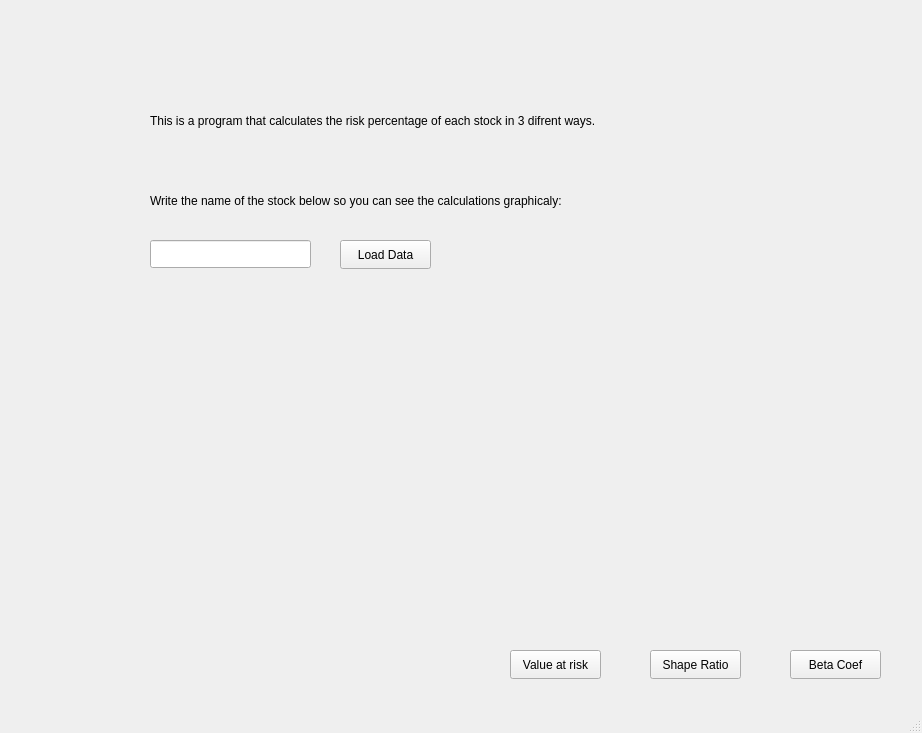
<?xml version="1.0" encoding="UTF-8"?>
<ui version="4.0">
 <class>MainWindow</class>
 <widget class="QMainWindow" name="MainWindow">
  <property name="geometry">
   <rect>
    <x>0</x>
    <y>0</y>
    <width>922</width>
    <height>733</height>
   </rect>
  </property>
  <property name="windowTitle">
   <string>Risk Calculator</string>
  </property>
  <widget class="QWidget" name="centralwidget">
   <widget class="QStackedWidget" name="stackedWidget">
    <property name="geometry">
     <rect>
      <x>10</x>
      <y>10</y>
      <width>901</width>
      <height>701</height>
     </rect>
    </property>
    <property name="currentIndex">
     <number>0</number>
    </property>
    <widget class="QWidget" name="page">
     <widget class="QLabel" name="label">
      <property name="geometry">
       <rect>
        <x>140</x>
        <y>70</y>
        <width>601</width>
        <height>81</height>
       </rect>
      </property>
      <property name="text">
       <string>This is a program that calculates the risk percentage of each stock in 3 difrent ways.</string>
      </property>
     </widget>
     <widget class="QPushButton" name="button1">
      <property name="geometry">
       <rect>
        <x>780</x>
        <y>640</y>
        <width>91</width>
        <height>29</height>
       </rect>
      </property>
      <property name="text">
       <string>Beta Coef</string>
      </property>
     </widget>
     <widget class="QLineEdit" name="stock_name">
      <property name="geometry">
       <rect>
        <x>140</x>
        <y>230</y>
        <width>161</width>
        <height>28</height>
       </rect>
      </property>
     </widget>
     <widget class="QLabel" name="label_2">
      <property name="geometry">
       <rect>
        <x>140</x>
        <y>170</y>
        <width>591</width>
        <height>41</height>
       </rect>
      </property>
      <property name="text">
       <string>Write the name of the stock below so you can see the calculations graphicaly:</string>
      </property>
     </widget>
     <widget class="QLabel" name="label_3">
      <property name="geometry">
       <rect>
        <x>190</x>
        <y>200</y>
        <width>571</width>
        <height>421</height>
       </rect>
      </property>
      <property name="text">
       <string/>
      </property>
      <property name="pixmap">
       <pixmap>transparent2.png</pixmap>
      </property>
      <property name="scaledContents">
       <bool>false</bool>
      </property>
     </widget>
     <widget class="QPushButton" name="button2">
      <property name="geometry">
       <rect>
        <x>640</x>
        <y>640</y>
        <width>91</width>
        <height>29</height>
       </rect>
      </property>
      <property name="text">
       <string>Shape Ratio</string>
      </property>
     </widget>
     <widget class="QPushButton" name="button3">
      <property name="geometry">
       <rect>
        <x>500</x>
        <y>640</y>
        <width>91</width>
        <height>29</height>
       </rect>
      </property>
      <property name="text">
       <string>Value at risk</string>
      </property>
     </widget>
     <widget class="QPushButton" name="load_button">
      <property name="geometry">
       <rect>
        <x>330</x>
        <y>230</y>
        <width>91</width>
        <height>29</height>
       </rect>
      </property>
      <property name="text">
       <string>Load Data</string>
      </property>
     </widget>
     <zorder>label_3</zorder>
     <zorder>label</zorder>
     <zorder>button1</zorder>
     <zorder>stock_name</zorder>
     <zorder>label_2</zorder>
     <zorder>button2</zorder>
     <zorder>button3</zorder>
     <zorder>load_button</zorder>
    </widget>
   </widget>
  </widget>
  <widget class="QStatusBar" name="statusbar"/>
 </widget>
 <resources/>
 <connections/>
</ui>
